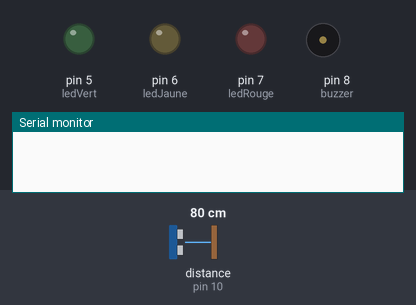
A sketch run on a simulated Arduino Uno, built with avr-gcc and run on an emulated ATmega328P. Parts: output pins drawn as LEDs (lit = HIGH), buzzer (waves = sounding, pin HIGH), the last lines printed to the serial monitor. Wiring (inferred from the names in the program): ultrasonic range finder: trigger pin 9; echo pin 10. The inputs (shaded band) are chosen by the test bench; at power-on: distance to the obstacle (sensor on pin 10) 80 cm. The echo pulse lasts 58.3 µs per cm; pins used as bus, display or sensor lines are not drawn.

Above: at 1.2 s.
1.3 s: distance to the obstacle (sensor on pin 10) set to 74 cm
At 2.5 s:
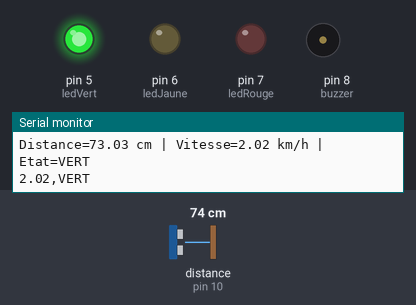
2.8 s: distance to the obstacle (sensor on pin 10) set to 161 cm
4.3 s: distance to the obstacle (sensor on pin 10) set to 168 cm
5.8 s: distance to the obstacle (sensor on pin 10) set to 2 cm
At 6.3 s:
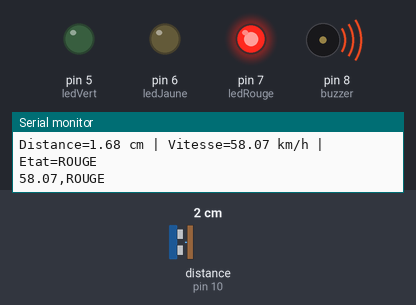
7.3 s: distance to the obstacle (sensor on pin 10) set to 5 cm
At 7.8 s:
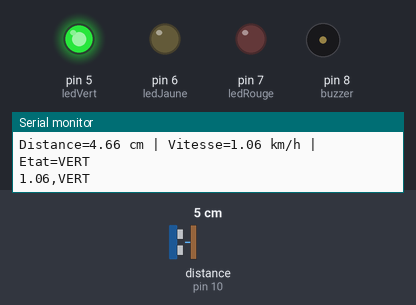
8.8 s: distance to the obstacle (sensor on pin 10) set to 120 cm
At 9.8 s:
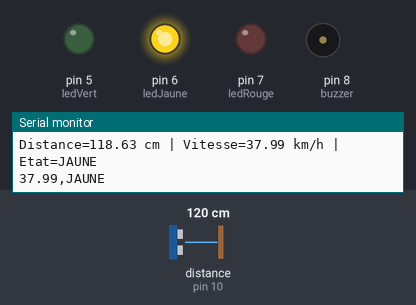
Timing chart, 0 to 11.3 s (numbered marks = the images above; inputs shaded):
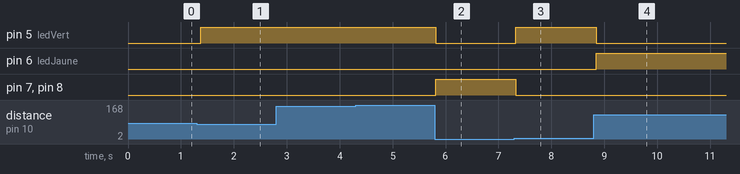

Measured:
- the behaviour switches between 79 and 78 cm on distance to the obstacle (sensor on pin 10) (found by bisection; images 0 and 1)
- the behaviour switches between 3 and 4 cm on distance to the obstacle (sensor on pin 10) (found by bisection; images 2 and 3)
- after the input at 1.3 s, pin 5 (ledVert): LOW → HIGH after 0.07 s
- after the input at 5.8 s, pin 5 (ledVert): HIGH → LOW at once; pin 7 (ledRouge), pin 8 (buzzer): LOW → HIGH at once
- after the input at 7.3 s, pin 5 (ledVert): LOW → HIGH at once; pin 7 (ledRouge), pin 8 (buzzer): HIGH → LOW at once
- after the input at 8.8 s, pin 5 (ledVert): HIGH → LOW after 0.05 s; pin 6 (ledJaune): LOW → HIGH after 0.05 s

The sketch:

smart_speed_warning.ino
```cpp
#define trigPin 9
#define echoPin 10

#define ledVert 5
#define ledJaune 6
#define ledRouge 7
#define buzzer 8

float lastDistance = 0;
unsigned long lastTime = 0;

float getDistance() {
  digitalWrite(trigPin, LOW);
  delayMicroseconds(2);
  digitalWrite(trigPin, HIGH);
  delayMicroseconds(10);
  digitalWrite(trigPin, LOW);
  long duration = pulseIn(echoPin, HIGH, 30000);
  if (duration == 0) return -1;
  return duration * 0.034 / 2;
}

void setup() {
  pinMode(trigPin, OUTPUT);
  pinMode(echoPin, INPUT);

  pinMode(ledVert, OUTPUT);
  pinMode(ledJaune, OUTPUT);
  pinMode(ledRouge, OUTPUT);
  pinMode(buzzer, OUTPUT);

  Serial.begin(9600);  // TX/RX

  lastDistance = getDistance();
  lastTime = millis();
}

void loop() {
  delay(100);

  float distance = getDistance();
  if (distance < 0) return; // no echo

  unsigned long now = millis();
  float dt = (now - lastTime) / 1000.0;
  float dd = lastDistance - distance;


  if (abs(dd) < 1) {
    lastDistance = distance;
    lastTime = now;
    return;
  }

  float speed = abs(dd / dt) * 0.036; // km/h
  String etat;

  // Reset LEDs & buzzer
  digitalWrite(ledVert, LOW);
  digitalWrite(ledJaune, LOW);
  digitalWrite(ledRouge, LOW);
  digitalWrite(buzzer, LOW);

  // Affichage LED et buzzer selon vitesse
  if (speed < 30) {
    digitalWrite(ledVert, HIGH);
    digitalWrite(buzzer, LOW);
    etat = "VERT";
  } else if (speed < 40) {
    digitalWrite(ledJaune, HIGH);
    digitalWrite(buzzer, LOW);
    etat = "JAUNE";
  } else {
    digitalWrite(ledRouge, HIGH);
    digitalWrite(buzzer, HIGH); // buzzer ON
    etat = "ROUGE";
  }

  // Debug Serial
  Serial.print("Distance=");
  Serial.print(distance);
  Serial.print(" cm | Vitesse=");
  Serial.print(speed);
  Serial.print(" km/h | Etat=");
  Serial.println(etat);

  // Envoyer au Raspberry
  Serial.print(speed);
  Serial.print(",");
  Serial.println(etat);

  lastDistance = distance;
  lastTime = now;
}
```
